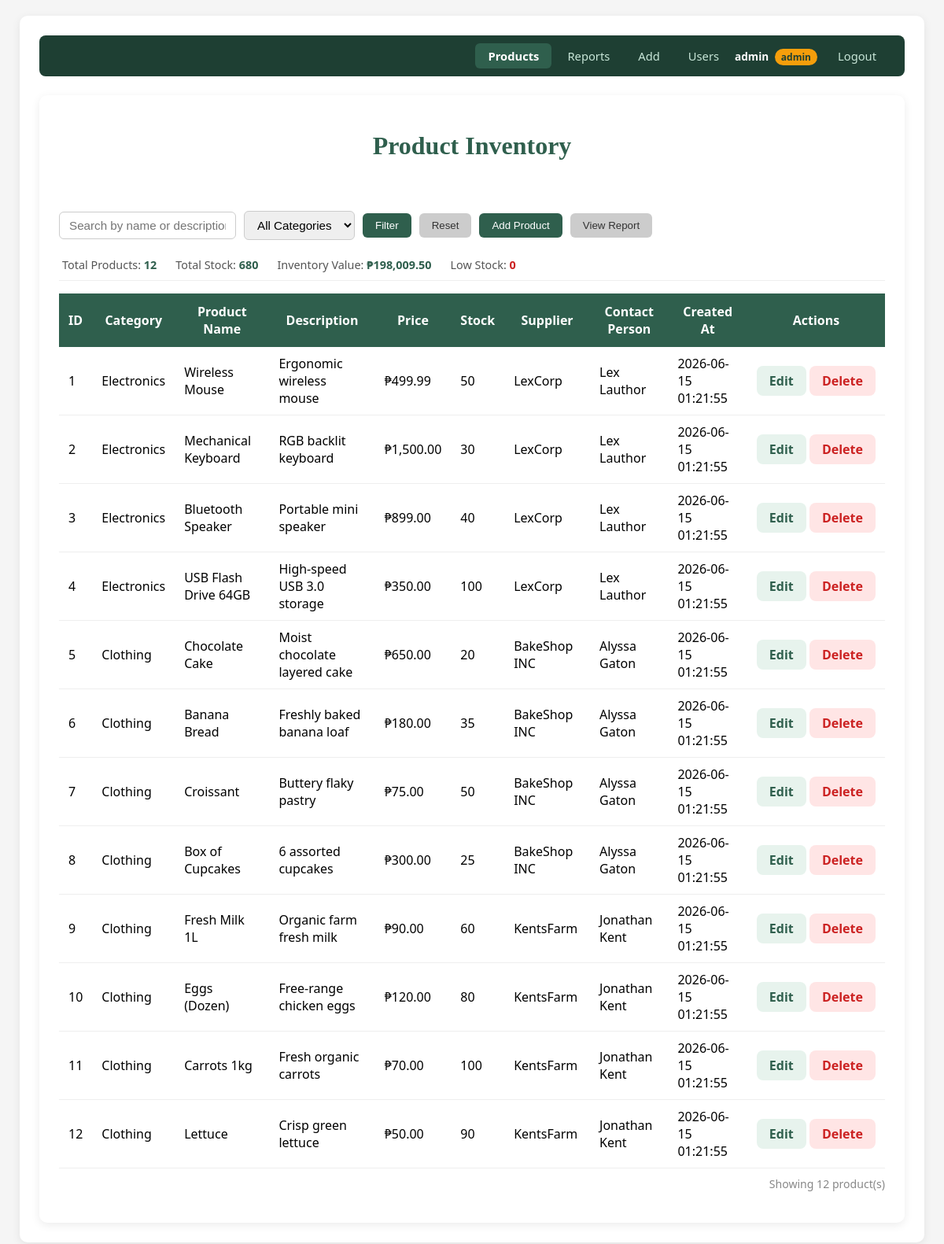
/index.php (signed in), run on the app's committed database.
### tables this page shows
CREATE TABLE `products` (
  `id` int(11) NOT NULL,
  `name` varchar(100) NOT NULL,
  `description` text DEFAULT NULL,
  `price` decimal(10,2) NOT NULL,
  `stock` int(11) NOT NULL,
  `category_id` int(11) DEFAULT NULL,
  `supplier_id` int(11) DEFAULT NULL,
  `created_at` timestamp NOT NULL DEFAULT current_timestamp()
);

CREATE TABLE `categories` (
  `id` int(11) NOT NULL,
  `name` varchar(100) NOT NULL
);

CREATE TABLE `suppliers` (
  `id` int(11) NOT NULL,
  `name` varchar(100) NOT NULL,
  `contact_person` varchar(100) DEFAULT NULL,
  `phone` varchar(20) DEFAULT NULL
);

### auth.php (called while the page is built, shortened)
<?php
function isAdmin() {
    return isset($_SESSION['role']) && $_SESSION['role'] === 'admin';
}
function getUsername() {
    return $_SESSION['username'] ?? '';
}

### index.php (the view, shortened to what this page needs)
<?php
require_once 'auth.php';
require_once 'config.php';
$search = $_GET['search'] ?? '';
$sql = "SELECT p.id, p.name, p.description, p.price, p.stock, p.created_at,
               c.name AS category_name,
               s.name AS supplier_name,
               s.contact_person AS contact_name
        FROM products p
        JOIN categories c ON p.category_id = c.id
        JOIN suppliers s ON p.supplier_id = s.id
        WHERE 1=1";
$sql .= " ORDER BY p.id ASC";
$result = $conn->query($sql);
$stats_sql = "SELECT COUNT(*) AS total, SUM(p.stock) AS total_stock,
                     SUM(p.price * p.stock) AS total_value,
                     SUM(CASE WHEN p.stock < 20 THEN 1 ELSE 0 END) AS low_stock
              FROM products p
              JOIN categories c ON p.category_id = c.id
              WHERE 1=1";
$stats = $conn->query($stats_sql)->fetch_assoc();
?>
<!DOCTYPE html>
<html>
<head>
<link rel="stylesheet" href="style.css?v=1">
</head>
<body>
<?php include 'navbar.php'; ?>
    <div class="container">
        <h1>Product Inventory</h1>
        <br>
        <br>
        <form method="GET" class="filters">
            <input type="text" name="search" placeholder="Search by name or description..."
                   value="<?= htmlspecialchars($search) ?>">
            <select name="category">
                <option value="">All Categories</option>
            </select>
            <button type="submit">Filter</button>
            <a href="index.php"><button type="button">Reset</button></a>
            <?php if (isAdmin()): ?>
                <a href="add.php"><button type="button" class="btn-add">Add Product</button></a>
            <?php endif; ?>
            <a href="report.php"><button type="button" class="btn-report">View Report</button></a>
        </form>
        <div class="summary-bar">
            <span>Total Products: <strong><?= $stats['total'] ?></strong></span>
            <span>Total Stock: <strong><?= $stats['total_stock'] ?? 0 ?></strong></span>
            <span>Inventory Value: <strong>₱<?= number_format($stats['total_value'] ?? 0, 2) ?></strong></span>
            <span class="low">Low Stock: <strong><?= $stats['low_stock'] ?></strong></span>
        </div>
        <table>
            <tr>
                <th>ID</th>
                <th>Category</th>
                <th>Product Name</th>
                <th>Description</th>
                <th>Price</th>
                <th>Stock</th>
                <th>Supplier</th>
                <th>Contact Person</th>
                <th>Created At</th>
                <th>Actions</th>
            </tr>
            <?php while ($row = $result->fetch_assoc()): ?>
                <tr class="<?= $row['stock'] < 20 ? 'low-stock' : '' ?>">
                    <td><?= $row['id'] ?></td>
                    <td><?= htmlspecialchars($row['category_name']) ?></td>
                    <td><?= htmlspecialchars($row['name']) ?></td>
                    <td><?= htmlspecialchars($row['description']) ?></td>
                    <td>₱<?= number_format($row['price'], 2) ?></td>
                    <td><?= $row['stock'] ?></td>
                    <td><?= htmlspecialchars($row['supplier_name']) ?></td>
                    <td><?= htmlspecialchars($row['contact_name']) ?></td>
                    <td><?= $row['created_at'] ?></td>
                    <td class="actions">
                        <?php if (isAdmin()): ?>
                            <a href="edit.php?id=<?= $row['id'] ?>" class="btn-edit">Edit</a>
                            <a href="delete.php?id=<?= $row['id'] ?>"
                               onclick="return confirm('Delete <?= htmlspecialchars(addslashes($row['name'])) ?>?')"
                               class="btn-delete">Delete</a>
                        <?php else: ?>
                            <span style="color:#888; font-size:0.82rem; font-style:italic;">View Only</span>
                        <?php endif; ?>
                    </td>
                </tr>
            <?php endwhile; ?>
        </table>
        <p class="count">Showing <?= $result->num_rows ?> product(s)</p>
    </div>
</body>
</html>

### navbar.php
<?php
$current = basename($_SERVER['PHP_SELF']);
?>
<div class="container">
<nav class="navbar">
    <div class="navbar-links">
        <a href="index.php" class="<?= $current === 'index.php' ? 'active' : '' ?>">Products</a>
        <a href="report.php" class="<?= $current === 'report.php' ? 'active' : '' ?>">Reports</a>
        <?php if (isAdmin()): ?>
            <a href="add.php" class="<?= $current === 'add.php' ? 'active' : '' ?>">Add</a>
            <a href="users.php" class="<?= $current === 'users.php' ? 'active' : '' ?>">Users</a>
        <?php endif; ?>
        <span style="margin-left:auto; display:flex; align-items:center; gap:10px;">
            <span style="font-size:0.85rem; color:#ffffff; font-weight:600;">
                <?= htmlspecialchars(getUsername()) ?>
                <span style="
                    background: #f59e0b;
                    color: #1e3f33;
                    font-size: 0.75rem;
                    padding: 2px 8px;
                    border-radius: 20px;
                    font-weight: 700;
                    margin-left: 4px;
                "><?= htmlspecialchars($_SESSION['role'] ?? '') ?></span>
            </span>
            <a href="logout.php">Logout</a>
        </span>
    </div>
</nav>

### style.css (style rules this page uses)
body { font-family: 'Segoe UI', Arial, sans-serif; margin: 20px; background: #f5f5f5; }
.container { max-width: 1100px; margin: 0 auto; background: white; padding: 25px; border-radius: 10px; box-shadow: 0 3px 12px rgba(0,0,0,0.08); }
h1 { text-align: center; font-family: cursive; color: #2f5f4d; margin-bottom: 20px; }
.navbar { display: flex; align-items: center; justify-content: space-between; background: #1e3f33; padding: 10px 20px; border-radius: 8px; margin-bottom: 24px; }
.navbar-links { display: flex; gap: 4px; align-items: center; margin-left: auto; }
.navbar-links a { color: #c8e6d8; text-decoration: none; padding: 6px 16px; border-radius: 6px; font-size: 0.92rem; font-weight: 500; transition: all 0.2s ease; }
.navbar-links a.active { background: #2f5f4d; color: white; font-weight: 700; }
.filters { display: flex; gap: 10px; margin-bottom: 12px; flex-wrap: wrap; align-items: center; }
.filters input, .filters select { padding: 8px 12px; border: 1px solid #ccc; border-radius: 6px; font-size: 0.95rem; }
.filters button { padding: 8px 16px; background: #2f5f4d; color: white; border: none; border-radius: 6px; cursor: pointer; transition: 0.2s; }
.filters a button { background: #ccc; color: #333; }
.btn-add { background: #2f5f4d !important; color: white !important; margin-left: auto; }
.summary-bar { display: flex; gap: 24px; flex-wrap: wrap; margin-bottom: 16px; font-size: 0.9rem; color: #555; padding: 10px 4px; border-bottom: 1px solid #eee; }
.summary-bar strong { color: #2f5f4d; }
.summary-bar .low strong { color: #cc2222; }
table { width: 100%; border-collapse: collapse; }
th { background: #2f5f4d; color: white; padding: 12px; text-align: center; }
td { padding: 10px 12px; border-bottom: 1px solid #eee; }
td.actions { white-space: nowrap; }
.btn-edit { color: #2f5f4d; text-decoration: none; font-weight: 600; padding: 8px 16px; border-radius: 8px; background: #e7f3ed; transition: 0.2s; }
.btn-delete { color: #cc2222; text-decoration: none; font-weight: 600; padding: 8px 16px; border-radius: 8px; background: #ffe5e5; transition: 0.2s; }
.count { text-align: right; color: #888; font-size: 0.88rem; margin-top: 10px; }

### data on the page
products: id "1", category.name "Electronics", name "Wireless Mouse", description "Ergonomic wireless mouse", price "499.99", stock "50", supplier.name "LexCorp", supplier.contact_person "Lex Lauthor", created_at "2026-06-15 01:21:55"
products: id "2", category.name "Electronics", name "Mechanical Keyboard", description "RGB backlit keyboard", price "1,500.00", stock "30", supplier.name "LexCorp", supplier.contact_person "Lex Lauthor", created_at "2026-06-15 01:21:55"
products: id "3", category.name "Electronics", name "Bluetooth Speaker", description "Portable mini speaker", price "899.00", stock "40", supplier.name "LexCorp", supplier.contact_person "Lex Lauthor", created_at "2026-06-15 01:21:55"
products: id "4", category.name "Electronics", name "USB Flash Drive 64GB", description "High-speed USB 3.0 storage", price "350.00", stock "100", supplier.name "LexCorp", supplier.contact_person "Lex Lauthor", created_at "2026-06-15 01:21:55"
products: id "5", category.name "Clothing", name "Chocolate Cake", description "Moist chocolate layered cake", price "650.00", stock "20", supplier.name "BakeShop INC", supplier.contact_person "Alyssa Gaton", created_at "2026-06-15 01:21:55"
products: id "6", category.name "Clothing", name "Banana Bread", description "Freshly baked banana loaf", price "180.00", stock "35", supplier.name "BakeShop INC", supplier.contact_person "Alyssa Gaton", created_at "2026-06-15 01:21:55"
products: id "7", category.name "Clothing", name "Croissant", description "Buttery flaky pastry", price "75.00", stock "50", supplier.name "BakeShop INC", supplier.contact_person "Alyssa Gaton", created_at "2026-06-15 01:21:55"
products: id "8", category.name "Clothing", name "Box of Cupcakes", description "6 assorted cupcakes", price "300.00", stock "25", supplier.name "BakeShop INC", supplier.contact_person "Alyssa Gaton", created_at "2026-06-15 01:21:55"
products: id "9", category.name "Clothing", name "Fresh Milk 1L", description "Organic farm fresh milk", price "90.00", stock "60", supplier.name "KentsFarm", supplier.contact_person "Jonathan Kent", created_at "2026-06-15 01:21:55"
products: id "10", category.name "Clothing", name "Eggs (Dozen)", description "Free-range chicken eggs", price "120.00", stock "80", supplier.name "KentsFarm", supplier.contact_person "Jonathan Kent", created_at "2026-06-15 01:21:55"
products: id "11", category.name "Clothing", name "Carrots 1kg", description "Fresh organic carrots", price "70.00", stock "100", supplier.name "KentsFarm", supplier.contact_person "Jonathan Kent", created_at "2026-06-15 01:21:55"
products: id "12", category.name "Clothing", name "Lettuce", description "Crisp green lettuce", price "50.00", stock "90", supplier.name "KentsFarm", supplier.contact_person "Jonathan Kent", created_at "2026-06-15 01:21:55"

### other printed values
getUsername() "admin"
$_SESSION['role'] "admin"
$stats['total'] "12"
$stats['total_stock'] "680"
$stats['total_value'] "198,009.50"
$stats['low_stock'] "0"
$result->num_rows "12"
